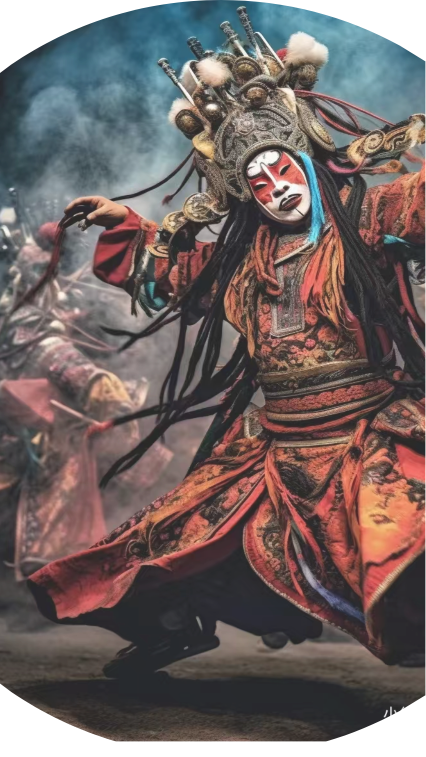
#> input picture 小程序图片/图片1.png, 851 x 1514 px (shown at 1/2 size); its folder holds only this picture in this run
$ python prepare_nuoyi_assets.py
#> lines starting #> are read from the running program, lines starting #| are printed output that depends on the picture
"""Create optimized mini-program assets from the supplied artwork; keep originals intact."""
from pathlib import Path
from PIL import Image, ImageOps

ROOT = Path(__file__).resolve().parents[1]
OUTPUT = ROOT / 'miniprogram/images/artwork'
NAMES = ['ritual', 'dance', 'fire', 'masks', 'portrait', 'mascot', 'costume',
         'figure', 'lantern', 'fan-lamp', 'stamp-kit', 'jewelry', 'brush',
         'pendant', 'red-panel', 'performer']

OUTPUT.mkdir(parents=True, exist_ok=True)
for number, name in enumerate(NAMES, 1):
    source = Image.open(ROOT / '小程序图片' / f'图片{number}.png').convert('RGBA')
#> source is the input picture: PIL image 851x1514 RGBA; mean R, G, B, A 72.2, 57.8, 56.2, 202
    source.thumbnail((1000, 1100), Image.Resampling.LANCZOS)
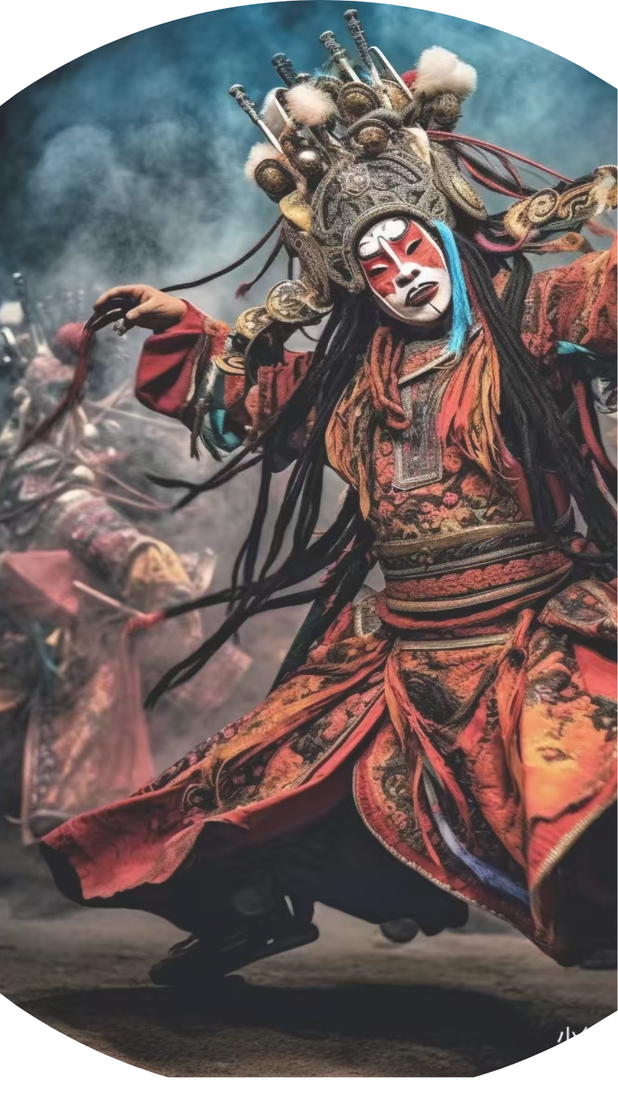
#> source: PIL image 618x1100 RGBA; mean R, G, B, A 71.8, 57.4, 55.8, 202.1; transparent parts drawn white
    # Preserve transparent backgrounds for silhouettes and decorative graphics.
    if name in ('mascot', 'brush', 'red-panel', 'performer'):
        source.thumbnail((720, 820), Image.Resampling.LANCZOS)
        source.quantize(colors=128, method=Image.Quantize.FASTOCTREE).save(OUTPUT / f'{name}.png', optimize=True)
    else:
        canvas = Image.new('RGB', source.size, '#f5efe5')
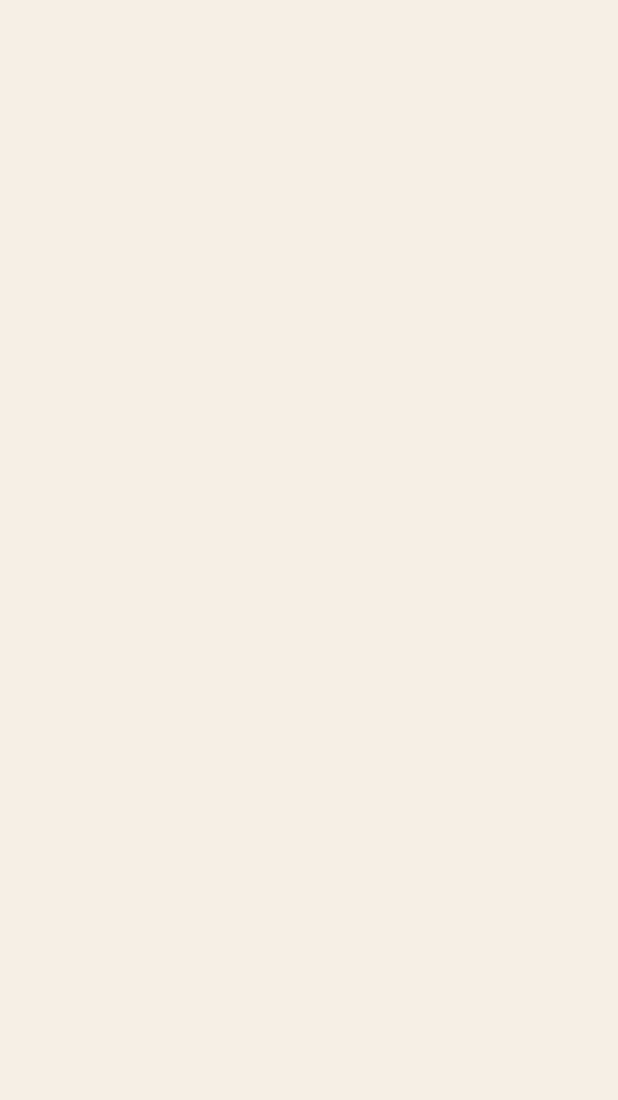
#> canvas: PIL image 618x1100 RGB; mean R, G, B 245, 239, 229
        canvas.paste(source, mask=source.getchannel('A'))
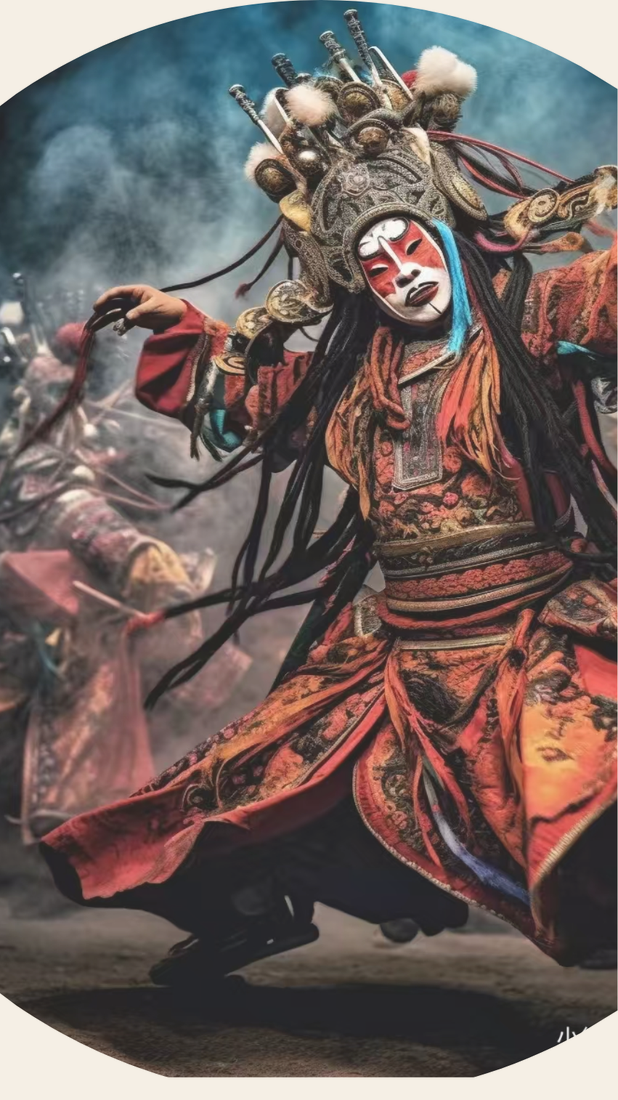
#> canvas: PIL image 618x1100 RGB; mean R, G, B 111.5, 98, 94.7
#> (the run stopped early here; a loop or call above may not have finished)
